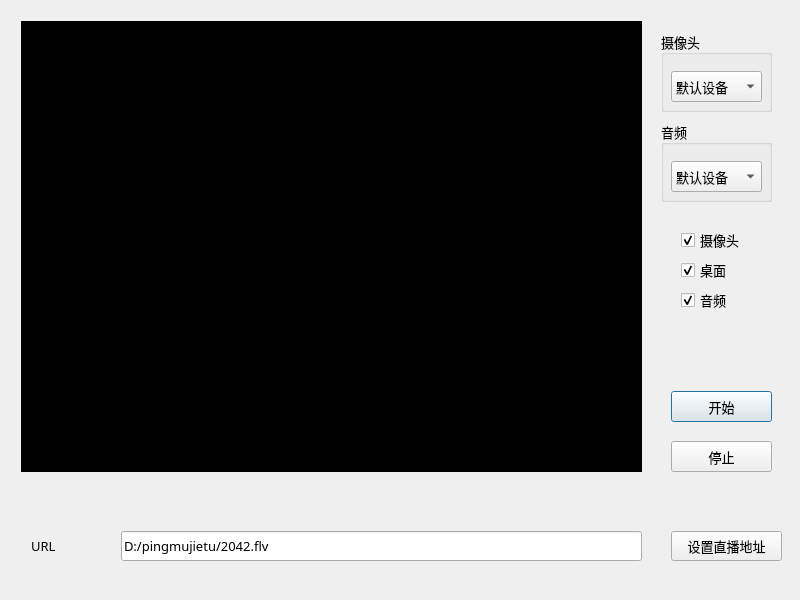
<?xml version="1.0" encoding="UTF-8"?>
<ui version="4.0">
 <class>RecorderDialog</class>
 <widget class="QDialog" name="RecorderDialog">
  <property name="geometry">
   <rect>
    <x>0</x>
    <y>0</y>
    <width>800</width>
    <height>600</height>
   </rect>
  </property>
  <property name="minimumSize">
   <size>
    <width>0</width>
    <height>600</height>
   </size>
  </property>
  <property name="maximumSize">
   <size>
    <width>800</width>
    <height>600</height>
   </size>
  </property>
  <property name="windowTitle">
   <string>RecorderDialog</string>
  </property>
  <layout class="QVBoxLayout" name="verticalLayout">
   <item>
    <widget class="QWidget" name="wdg_content" native="true">
     <property name="font">
      <font>
       <family>微软雅黑</family>
       <pointsize>10</pointsize>
      </font>
     </property>
     <widget class="QWidget" name="wdg_show" native="true">
      <property name="geometry">
       <rect>
        <x>10</x>
        <y>10</y>
        <width>621</width>
        <height>451</height>
       </rect>
      </property>
      <property name="styleSheet">
       <string notr="true">background-color: rgb(0, 0, 0);</string>
      </property>
      <layout class="QHBoxLayout" name="horizontalLayout">
       <item>
        <widget class="QLabel" name="lb_showImage">
         <property name="text">
          <string/>
         </property>
         <property name="alignment">
          <set>Qt::AlignCenter</set>
         </property>
        </widget>
       </item>
      </layout>
     </widget>
     <widget class="QGroupBox" name="gb_camera">
      <property name="geometry">
       <rect>
        <x>650</x>
        <y>20</y>
        <width>111</width>
        <height>81</height>
       </rect>
      </property>
      <property name="title">
       <string>摄像头</string>
      </property>
      <widget class="QComboBox" name="cbx_cameraDev">
       <property name="geometry">
        <rect>
         <x>10</x>
         <y>40</y>
         <width>91</width>
         <height>31</height>
        </rect>
       </property>
       <item>
        <property name="text">
         <string>默认设备</string>
        </property>
       </item>
       <item>
        <property name="text">
         <string/>
        </property>
       </item>
      </widget>
     </widget>
     <widget class="QGroupBox" name="gb_audio">
      <property name="geometry">
       <rect>
        <x>650</x>
        <y>110</y>
        <width>111</width>
        <height>81</height>
       </rect>
      </property>
      <property name="title">
       <string>音频</string>
      </property>
      <widget class="QComboBox" name="cbx_audioDev">
       <property name="geometry">
        <rect>
         <x>10</x>
         <y>40</y>
         <width>91</width>
         <height>31</height>
        </rect>
       </property>
       <item>
        <property name="text">
         <string>默认设备</string>
        </property>
       </item>
      </widget>
     </widget>
     <widget class="QPushButton" name="pb_start">
      <property name="geometry">
       <rect>
        <x>660</x>
        <y>380</y>
        <width>101</width>
        <height>31</height>
       </rect>
      </property>
      <property name="text">
       <string>开始</string>
      </property>
     </widget>
     <widget class="QPushButton" name="pb_stop">
      <property name="geometry">
       <rect>
        <x>660</x>
        <y>430</y>
        <width>101</width>
        <height>31</height>
       </rect>
      </property>
      <property name="text">
       <string>停止</string>
      </property>
     </widget>
     <widget class="QCheckBox" name="cb_camera">
      <property name="geometry">
       <rect>
        <x>670</x>
        <y>220</y>
        <width>73</width>
        <height>18</height>
       </rect>
      </property>
      <property name="text">
       <string>摄像头</string>
      </property>
      <property name="checked">
       <bool>true</bool>
      </property>
     </widget>
     <widget class="QCheckBox" name="cb_desktop">
      <property name="geometry">
       <rect>
        <x>670</x>
        <y>250</y>
        <width>73</width>
        <height>18</height>
       </rect>
      </property>
      <property name="text">
       <string>桌面</string>
      </property>
      <property name="checked">
       <bool>true</bool>
      </property>
     </widget>
     <widget class="QCheckBox" name="cb_audio">
      <property name="geometry">
       <rect>
        <x>670</x>
        <y>280</y>
        <width>73</width>
        <height>18</height>
       </rect>
      </property>
      <property name="text">
       <string>音频</string>
      </property>
      <property name="checked">
       <bool>true</bool>
      </property>
     </widget>
     <widget class="QLabel" name="lb_url">
      <property name="geometry">
       <rect>
        <x>20</x>
        <y>520</y>
        <width>54</width>
        <height>30</height>
       </rect>
      </property>
      <property name="text">
       <string>URL</string>
      </property>
     </widget>
     <widget class="QLineEdit" name="le_url">
      <property name="geometry">
       <rect>
        <x>110</x>
        <y>520</y>
        <width>521</width>
        <height>30</height>
       </rect>
      </property>
      <property name="text">
       <string>D:/pingmujietu/2042.flv</string>
      </property>
     </widget>
     <widget class="QPushButton" name="pb_setUrl">
      <property name="geometry">
       <rect>
        <x>660</x>
        <y>520</y>
        <width>111</width>
        <height>30</height>
       </rect>
      </property>
      <property name="minimumSize">
       <size>
        <width>111</width>
        <height>30</height>
       </size>
      </property>
      <property name="text">
       <string>设置直播地址</string>
      </property>
     </widget>
    </widget>
   </item>
  </layout>
 </widget>
 <resources/>
 <connections/>
</ui>
